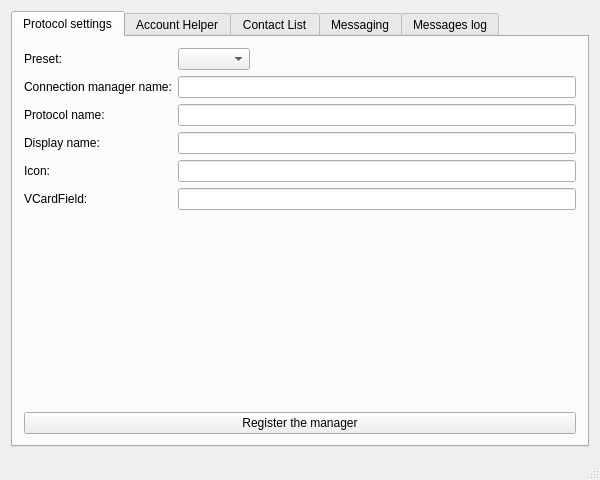
<?xml version="1.0" encoding="UTF-8"?>
<ui version="4.0">
 <class>MainWindow</class>
 <widget class="QMainWindow" name="MainWindow">
  <property name="geometry">
   <rect>
    <x>0</x>
    <y>0</y>
    <width>600</width>
    <height>480</height>
   </rect>
  </property>
  <property name="windowTitle">
   <string>Engineering CM Control Panel</string>
  </property>
  <widget class="QWidget" name="centralWidget">
   <layout class="QGridLayout" name="gridLayout_2">
    <item row="0" column="1">
     <widget class="QTabWidget" name="tabProtocolSettings">
      <property name="currentIndex">
       <number>0</number>
      </property>
      <widget class="QWidget" name="tab">
       <attribute name="title">
        <string>Protocol settings</string>
       </attribute>
       <layout class="QGridLayout" name="gridLayout">
        <item row="0" column="0">
         <layout class="QFormLayout" name="formLayout">
          <property name="fieldGrowthPolicy">
           <enum>QFormLayout::ExpandingFieldsGrow</enum>
          </property>
          <item row="0" column="0">
           <widget class="QLabel" name="label_10">
            <property name="text">
             <string>Preset:</string>
            </property>
           </widget>
          </item>
          <item row="0" column="1">
           <widget class="QComboBox" name="managerPresetsCombo"/>
          </item>
          <item row="1" column="0">
           <widget class="QLabel" name="label_6">
            <property name="text">
             <string>Connection manager name:</string>
            </property>
           </widget>
          </item>
          <item row="1" column="1">
           <widget class="QLineEdit" name="managerName"/>
          </item>
          <item row="2" column="0">
           <widget class="QLabel" name="label_4">
            <property name="text">
             <string>Protocol name:</string>
            </property>
           </widget>
          </item>
          <item row="2" column="1">
           <widget class="QLineEdit" name="protocolName"/>
          </item>
          <item row="3" column="0">
           <widget class="QLabel" name="label">
            <property name="text">
             <string>Display name:</string>
            </property>
           </widget>
          </item>
          <item row="3" column="1">
           <widget class="QLineEdit" name="protocolDisplayName"/>
          </item>
          <item row="4" column="0">
           <widget class="QLabel" name="label_2">
            <property name="text">
             <string>Icon:</string>
            </property>
           </widget>
          </item>
          <item row="4" column="1">
           <widget class="QLineEdit" name="protocolIcon">
            <property name="text">
             <string/>
            </property>
           </widget>
          </item>
          <item row="5" column="0">
           <widget class="QLabel" name="label_3">
            <property name="text">
             <string>VCardField:</string>
            </property>
           </widget>
          </item>
          <item row="5" column="1">
           <widget class="QLineEdit" name="protocolAddressibleVCardFields"/>
          </item>
         </layout>
        </item>
        <item row="1" column="0">
         <widget class="QPushButton" name="registerButton">
          <property name="text">
           <string>Register the manager</string>
          </property>
          <property name="checkable">
           <bool>true</bool>
          </property>
         </widget>
        </item>
       </layout>
      </widget>
      <widget class="QWidget" name="tabAccountHelper">
       <attribute name="title">
        <string>Account Helper</string>
       </attribute>
       <layout class="QGridLayout" name="gridLayout_8">
        <item row="1" column="0" colspan="4">
         <widget class="QTableView" name="accountsView">
          <property name="editTriggers">
           <set>QAbstractItemView::NoEditTriggers</set>
          </property>
          <property name="alternatingRowColors">
           <bool>true</bool>
          </property>
          <property name="selectionMode">
           <enum>QAbstractItemView::SingleSelection</enum>
          </property>
          <property name="selectionBehavior">
           <enum>QAbstractItemView::SelectRows</enum>
          </property>
          <attribute name="horizontalHeaderVisible">
           <bool>false</bool>
          </attribute>
          <attribute name="verticalHeaderVisible">
           <bool>false</bool>
          </attribute>
         </widget>
        </item>
        <item row="0" column="0" colspan="4">
         <widget class="QLabel" name="label_8">
          <property name="text">
           <string>Accounts (for the given manager name and protocol)</string>
          </property>
         </widget>
        </item>
        <item row="2" column="0">
         <widget class="QPushButton" name="addAccount">
          <property name="text">
           <string>Add</string>
          </property>
         </widget>
        </item>
        <item row="2" column="1">
         <widget class="QPushButton" name="removeAccount">
          <property name="text">
           <string>Remove</string>
          </property>
         </widget>
        </item>
        <item row="2" column="2">
         <widget class="QPushButton" name="connectAccount">
          <property name="text">
           <string>Connect</string>
          </property>
         </widget>
        </item>
        <item row="2" column="3">
         <widget class="QPushButton" name="disconnectAccount">
          <property name="text">
           <string>Disconnect</string>
          </property>
         </widget>
        </item>
        <item row="3" column="0" colspan="4">
         <layout class="QHBoxLayout" name="horizontalLayout">
          <item>
           <layout class="QGridLayout" name="gridLayout_7">
            <item row="0" column="0">
             <widget class="QLabel" name="label_9">
              <property name="text">
               <string>Account:</string>
              </property>
             </widget>
            </item>
            <item row="0" column="1">
             <widget class="QLabel" name="currentAccountId">
              <property name="text">
               <string notr="true">&lt;account_id&gt;</string>
              </property>
             </widget>
            </item>
            <item row="1" column="0">
             <widget class="QLabel" name="label_11">
              <property name="text">
               <string>Status:</string>
              </property>
             </widget>
            </item>
            <item row="1" column="1">
             <widget class="QLabel" name="currentAccountStatus">
              <property name="text">
               <string notr="true">&lt;status&gt;</string>
              </property>
             </widget>
            </item>
           </layout>
          </item>
          <item>
           <spacer name="horizontalSpacer">
            <property name="orientation">
             <enum>Qt::Horizontal</enum>
            </property>
            <property name="sizeHint" stdset="0">
             <size>
              <width>40</width>
              <height>20</height>
             </size>
            </property>
           </spacer>
          </item>
         </layout>
        </item>
        <item row="4" column="0" colspan="4">
         <widget class="QPlainTextEdit" name="accountsHelpText">
          <property name="readOnly">
           <bool>true</bool>
          </property>
          <property name="plainText">
           <string>Hint: To manually add an account, use commands like this:
mc-tool add simplecm/simplecm testing string:self_id=aaa
mc-tool enable simplecm/simplecm/account0</string>
          </property>
         </widget>
        </item>
       </layout>
      </widget>
      <widget class="QWidget" name="tab_3">
       <attribute name="title">
        <string>Contact List</string>
       </attribute>
       <layout class="QGridLayout" name="gridLayout_6">
        <item row="0" column="0" colspan="4">
         <widget class="QTableView" name="contactsView"/>
        </item>
        <item row="1" column="0">
         <widget class="QLabel" name="label_7">
          <property name="text">
           <string>Contact:</string>
          </property>
         </widget>
        </item>
        <item row="1" column="1">
         <widget class="QLineEdit" name="addContactNameLineEdit"/>
        </item>
        <item row="1" column="3">
         <widget class="QPushButton" name="contactListAddContact">
          <property name="text">
           <string>Add</string>
          </property>
         </widget>
        </item>
       </layout>
      </widget>
      <widget class="QWidget" name="tab_2">
       <attribute name="title">
        <string>Messaging</string>
       </attribute>
       <layout class="QGridLayout" name="gridLayout_4">
        <item row="0" column="0">
         <widget class="QSplitter" name="splitter">
          <property name="orientation">
           <enum>Qt::Vertical</enum>
          </property>
          <widget class="QPlainTextEdit" name="messagesLog">
           <property name="readOnly">
            <bool>true</bool>
           </property>
           <property name="placeholderText">
            <string>Conversation history</string>
           </property>
          </widget>
          <widget class="QWidget" name="layoutWidget">
           <layout class="QGridLayout" name="gridLayout_3">
            <item row="1" column="1">
             <widget class="QLineEdit" name="messagingSenderName"/>
            </item>
            <item row="1" column="0">
             <widget class="QLabel" name="label_5">
              <property name="text">
               <string>Sender id:</string>
              </property>
             </widget>
            </item>
            <item row="1" column="2">
             <widget class="QPushButton" name="sendMessageButton">
              <property name="text">
               <string>Send message</string>
              </property>
             </widget>
            </item>
            <item row="0" column="0" colspan="4">
             <widget class="QPlainTextEdit" name="messageEdit">
              <property name="placeholderText">
               <string>Your message (on the sender behalf)</string>
              </property>
             </widget>
            </item>
            <item row="1" column="3">
             <widget class="QPushButton" name="messagingSendJson">
              <property name="text">
               <string>Send JSON</string>
              </property>
             </widget>
            </item>
           </layout>
          </widget>
         </widget>
        </item>
       </layout>
      </widget>
      <widget class="QWidget" name="tab_4">
       <attribute name="title">
        <string>Messages log</string>
       </attribute>
       <layout class="QGridLayout" name="gridLayout_5">
        <item row="0" column="0">
         <widget class="QPlainTextEdit" name="allMessagesLog">
          <property name="readOnly">
           <bool>true</bool>
          </property>
          <property name="placeholderText">
           <string>Global messaging log</string>
          </property>
         </widget>
        </item>
       </layout>
      </widget>
     </widget>
    </item>
   </layout>
  </widget>
  <widget class="QMenuBar" name="menuBar">
   <property name="geometry">
    <rect>
     <x>0</x>
     <y>0</y>
     <width>600</width>
     <height>32</height>
    </rect>
   </property>
  </widget>
  <widget class="QStatusBar" name="statusBar"/>
 </widget>
 <layoutdefault spacing="6" margin="11"/>
 <resources/>
 <connections>
  <connection>
   <sender>messagingSenderName</sender>
   <signal>textChanged(QString)</signal>
   <receiver>messagesLog</receiver>
   <slot>clear()</slot>
   <hints>
    <hint type="sourcelabel">
     <x>201</x>
     <y>424</y>
    </hint>
    <hint type="destinationlabel">
     <x>207</x>
     <y>130</y>
    </hint>
   </hints>
  </connection>
  <connection>
   <sender>addContactNameLineEdit</sender>
   <signal>returnPressed()</signal>
   <receiver>contactListAddContact</receiver>
   <slot>click()</slot>
   <hints>
    <hint type="sourcelabel">
     <x>459</x>
     <y>426</y>
    </hint>
    <hint type="destinationlabel">
     <x>523</x>
     <y>424</y>
    </hint>
   </hints>
  </connection>
 </connections>
</ui>
